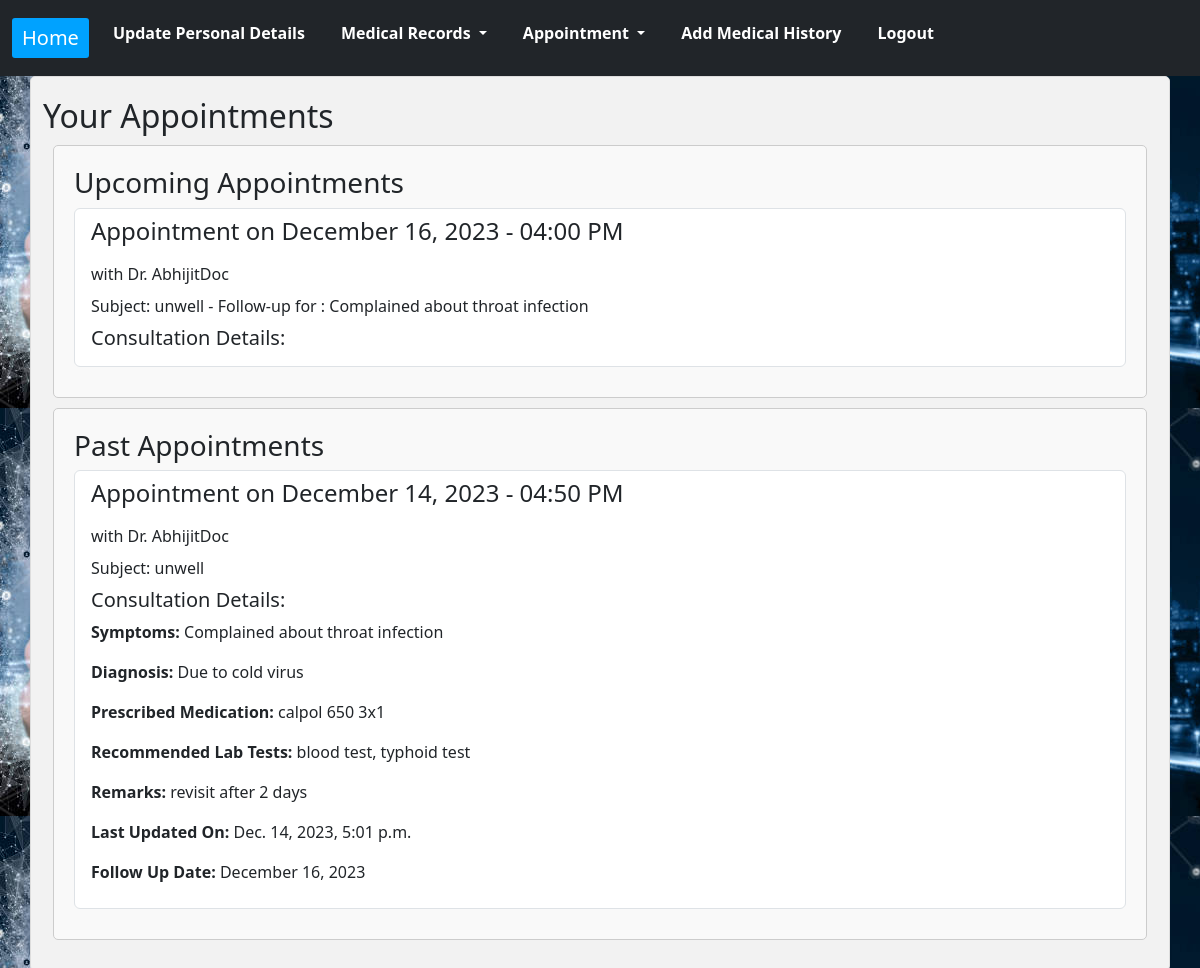
The page /patient/view_appointments/ (signed in) on the database its author committed.
### health/models.py (models this page shows)
class Appointment(models.Model):
    patient = models.ForeignKey(Patient, on_delete=models.CASCADE)
    doctor = models.ForeignKey(Doctor, on_delete=models.CASCADE)
    appointment_date_time = models.DateTimeField()
    subject = models.CharField(max_length=255)
    completed = models.BooleanField(default=False)

class Doctor(models.Model):
    user = models.OneToOneField(User, on_delete=models.CASCADE)
    name = models.CharField(max_length=255)
    email = models.EmailField(max_length=255)
    mobile_no = models.CharField(max_length=10)
    address = models.TextField()
    created_on = models.DateTimeField(auto_now_add=True)
    qualification = models.CharField(max_length=255)
    specialisation = models.CharField(max_length=255)
    gender = models.CharField(max_length=255)
    bio = models.TextField()

class ConsultationHistory(models.Model):
    appointment = models.ForeignKey(Appointment, on_delete=models.CASCADE)
    symptoms = models.CharField(max_length=255)
    diagnosis = models.CharField(max_length=255)
    prescribed_medication = models.TextField()  # BLOB field is equivalent to Django's TextField
    recommended_lab_tests = models.CharField(max_length=255)
    remarks = models.TextField()
    last_updated_on = models.DateTimeField(auto_now=True)
    follow_up_date = models.DateTimeField(null=True, blank=True)

### health/views.py (the view)
# urls.py: path('patient/view_appointments/', views.view_appointments, name='view_appointments'),  # View appointments
@login_required
def view_appointments(request):
    try:
        patient = request.user.patient
    except Patient.DoesNotExist:
        return redirect('home')
    appointments = Appointment.objects.filter(patient=patient).prefetch_related('consultationhistory_set')
    upcoming_appointments = appointments.filter(appointment_date_time__gte=timezone.now()).order_by('appointment_date_time')
    past_appointments = appointments.filter(appointment_date_time__lt=timezone.now()).order_by('-appointment_date_time') | appointments.filter(completed=1).order_by('-appointment_date_time')    # Now you can access the consultation history for each appointment in the template
    context = {
        'upcoming_appointments': upcoming_appointments,
        'past_appointments': past_appointments
    }
    return render(request, 'view_appointments.html', context)

### health/templates/view_appointments.html (shortened to what this page needs)
{% extends "base_patient.html" %}
{% block content %}
<div class="container">
    <h2>Your Appointments</h2>
    <div class="appointments-section">
        <h3>Upcoming Appointments</h3>
        {% if upcoming_appointments %}
        <ul class="list-group">
            {% for appointment in upcoming_appointments %}
            <li class="list-group-item">
                <div class="appointment-details">
                    <h4 class="mb-3">Appointment on {{ appointment.appointment_date_time|date:"F d, Y - h:i A" }}</h4>
                    <p class="mb-2">with Dr. {{ appointment.doctor.name }}</p>
                    <p class="mb-2">Subject: {{ appointment.subject }}</p>
                    <div class="consultation-history">
                        <h5>Consultation Details:</h5>
                    </div>
                </div>
            </li>
            {% endfor %}
        </ul>
        {% else %}
        <p class="no-appointments">No upcoming appointments.</p>
        {% endif %}
    </div>
    <div class="appointments-section">
        <h3>Past Appointments</h3>
        {% if past_appointments %}
        <ul class="list-group">
            {% for appointment in past_appointments %}
            <li class="list-group-item">
                <div class="appointment-details">
                    <h4 class="mb-3">Appointment on {{ appointment.appointment_date_time|date:"F d, Y - h:i A" }}</h4>
                    <p class="mb-2">with Dr. {{ appointment.doctor.name }}</p>
                    <p class="mb-2">Subject: {{ appointment.subject }}</p>
                    <div class="consultation-history">
                        <h5>Consultation Details:</h5>
                        {% for consultation in appointment.consultationhistory_set.all %}
                        <div class="consultation-details mb-3">
                            <p><strong>Symptoms:</strong> {{ consultation.symptoms }}</p>
                            <p><strong>Diagnosis:</strong> {{ consultation.diagnosis }}</p>
                            <p><strong>Prescribed Medication:</strong> {{ consultation.prescribed_medication }}</p>
                            <p><strong>Recommended Lab Tests:</strong> {{ consultation.recommended_lab_tests }}</p>
                            <p><strong>Remarks:</strong> {{ consultation.remarks }}</p>
                            <p><strong>Last Updated On:</strong> {{ consultation.last_updated_on }}</p>
                            <p><strong>Follow Up Date:</strong> {% if consultation.follow_up_date %}{{ consultation.follow_up_date|date:"F d, Y" }}{% else %}N/A{% endif %}</p>
                        </div>
                        {% endfor %}
                    </div>
                </div>
            </li>
            {% endfor %}
        </ul>
        {% else %}
        <p class="no-appointments">No past appointments.</p>
        {% endif %}
    </div>
</div>
{% endblock %}

### health/static/styles.css (style rules this page uses)
h2 { font-size: 24px; color: #333; margin-bottom: 20px; }
.container { margin: 20px; padding: 20px; background-color: #f2f2f2; border: 1px solid #ddd; border-radius: 5px; max-width: 800px; margin: 0 auto; }
h2 { color: #333; }
.appointment-details { display: block; }
ul { list-style-type: none; padding: 0; }
ul li { margin-bottom: 10px; }
.patient-details-section, .medical-history-section, .medical-reports-section, .appointments-section { flex: 1; padding: 20px; margin: 10px; border: 1px solid #ccc; border-radius: 5px; background-color: #f9f9f9; }
body { background-image: url('../static/images/patient_background.jpeg'); color: #333; margin: 0; min-height: 100vh; }

### rows shown on the page
Appointment: appointment_date_time "December 16, 2023 - 04:00 PM", doctor.name "AbhijitDoc", subject "unwell - Follow-up for : Complained about throat infection"
Appointment: appointment_date_time "December 14, 2023 - 04:50 PM", doctor.name "AbhijitDoc", subject "unwell"
ConsultationHistory: symptoms "Complained about throat infection", diagnosis "Due to cold virus", prescribed_medication "calpol 650 3x1", recommended_lab_tests "blood test, typhoid test", remarks "revisit after 2 days", last_updated_on "Dec. 14, 2023, 5:01 p.m.", follow_up_date "December 16, 2023"
